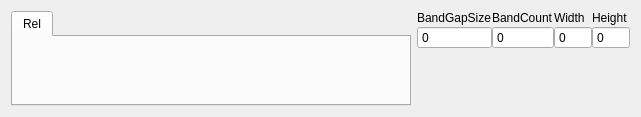
<?xml version="1.0" encoding="UTF-8"?>
<ui version="4.0">
 <class>BoxCarWidget</class>
 <widget class="QWidget" name="BoxCarWidget">
  <property name="geometry">
   <rect>
    <x>0</x>
    <y>0</y>
    <width>638</width>
    <height>117</height>
   </rect>
  </property>
  <property name="sizePolicy">
   <sizepolicy hsizetype="Minimum" vsizetype="Minimum">
    <horstretch>0</horstretch>
    <verstretch>0</verstretch>
   </sizepolicy>
  </property>
  <property name="windowTitle">
   <string>Form</string>
  </property>
  <layout class="QGridLayout" name="gridLayout_4">
   <item row="0" column="2">
    <layout class="QHBoxLayout" name="horizontalLayout_2">
     <property name="spacing">
      <number>0</number>
     </property>
     <property name="leftMargin">
      <number>0</number>
     </property>
     <property name="topMargin">
      <number>0</number>
     </property>
     <property name="rightMargin">
      <number>0</number>
     </property>
     <property name="bottomMargin">
      <number>0</number>
     </property>
     <item>
      <layout class="QVBoxLayout" name="verticalLayout_5">
       <property name="spacing">
        <number>1</number>
       </property>
       <item>
        <widget class="QLabel" name="label_5">
         <property name="sizePolicy">
          <sizepolicy hsizetype="Fixed" vsizetype="Fixed">
           <horstretch>0</horstretch>
           <verstretch>0</verstretch>
          </sizepolicy>
         </property>
         <property name="text">
          <string>BandGapSize</string>
         </property>
        </widget>
       </item>
       <item>
        <widget class="QSpinBox" name="spinBandGapSize">
         <property name="buttonSymbols">
          <enum>QAbstractSpinBox::NoButtons</enum>
         </property>
         <property name="maximum">
          <number>99</number>
         </property>
        </widget>
       </item>
      </layout>
     </item>
     <item>
      <layout class="QVBoxLayout" name="verticalLayout">
       <property name="spacing">
        <number>1</number>
       </property>
       <item>
        <widget class="QLabel" name="label">
         <property name="sizePolicy">
          <sizepolicy hsizetype="Fixed" vsizetype="Fixed">
           <horstretch>0</horstretch>
           <verstretch>0</verstretch>
          </sizepolicy>
         </property>
         <property name="text">
          <string>BandCount</string>
         </property>
        </widget>
       </item>
       <item>
        <widget class="QSpinBox" name="spinBandCount">
         <property name="buttonSymbols">
          <enum>QAbstractSpinBox::NoButtons</enum>
         </property>
         <property name="maximum">
          <number>150</number>
         </property>
        </widget>
       </item>
      </layout>
     </item>
     <item>
      <layout class="QVBoxLayout" name="verticalLayout_2">
       <property name="spacing">
        <number>1</number>
       </property>
       <item>
        <widget class="QLabel" name="label_2">
         <property name="sizePolicy">
          <sizepolicy hsizetype="Fixed" vsizetype="Fixed">
           <horstretch>0</horstretch>
           <verstretch>0</verstretch>
          </sizepolicy>
         </property>
         <property name="text">
          <string>Width</string>
         </property>
        </widget>
       </item>
       <item>
        <widget class="QSpinBox" name="spinWidth">
         <property name="buttonSymbols">
          <enum>QAbstractSpinBox::NoButtons</enum>
         </property>
         <property name="maximum">
          <number>9999</number>
         </property>
        </widget>
       </item>
      </layout>
     </item>
     <item>
      <layout class="QVBoxLayout" name="verticalLayout_3">
       <property name="spacing">
        <number>1</number>
       </property>
       <item>
        <widget class="QLabel" name="label_3">
         <property name="sizePolicy">
          <sizepolicy hsizetype="Fixed" vsizetype="Fixed">
           <horstretch>0</horstretch>
           <verstretch>0</verstretch>
          </sizepolicy>
         </property>
         <property name="text">
          <string>Height</string>
         </property>
        </widget>
       </item>
       <item>
        <widget class="QSpinBox" name="spinHeight">
         <property name="buttonSymbols">
          <enum>QAbstractSpinBox::NoButtons</enum>
         </property>
         <property name="maximum">
          <number>9999</number>
         </property>
        </widget>
       </item>
      </layout>
     </item>
    </layout>
   </item>
   <item row="1" column="2">
    <widget class="PCLineWidget" name="pcLineWidget" native="true">
     <property name="sizePolicy">
      <sizepolicy hsizetype="Minimum" vsizetype="Minimum">
       <horstretch>0</horstretch>
       <verstretch>0</verstretch>
      </sizepolicy>
     </property>
    </widget>
   </item>
   <item row="2" column="2">
    <spacer name="verticalSpacer">
     <property name="orientation">
      <enum>Qt::Vertical</enum>
     </property>
     <property name="sizeHint" stdset="0">
      <size>
       <width>20</width>
       <height>40</height>
      </size>
     </property>
    </spacer>
   </item>
   <item row="0" column="0" rowspan="3" colspan="2">
    <widget class="QTabWidget" name="tabBaxCarWidget">
     <property name="sizePolicy">
      <sizepolicy hsizetype="Minimum" vsizetype="Minimum">
       <horstretch>0</horstretch>
       <verstretch>0</verstretch>
      </sizepolicy>
     </property>
     <property name="minimumSize">
      <size>
       <width>400</width>
       <height>0</height>
      </size>
     </property>
     <property name="currentIndex">
      <number>0</number>
     </property>
     <widget class="QWidget" name="tabRel">
      <property name="sizePolicy">
       <sizepolicy hsizetype="Minimum" vsizetype="Minimum">
        <horstretch>0</horstretch>
        <verstretch>0</verstretch>
       </sizepolicy>
      </property>
      <attribute name="title">
       <string>Rel</string>
      </attribute>
      <layout class="QGridLayout" name="gridLayout">
       <property name="leftMargin">
        <number>0</number>
       </property>
       <property name="topMargin">
        <number>0</number>
       </property>
       <property name="rightMargin">
        <number>0</number>
       </property>
       <property name="bottomMargin">
        <number>0</number>
       </property>
       <property name="horizontalSpacing">
        <number>0</number>
       </property>
       <item row="0" column="0">
        <widget class="RelativePosWidget" name="relativeWidget" native="true">
         <property name="sizePolicy">
          <sizepolicy hsizetype="Minimum" vsizetype="Minimum">
           <horstretch>0</horstretch>
           <verstretch>0</verstretch>
          </sizepolicy>
         </property>
        </widget>
       </item>
      </layout>
     </widget>
    </widget>
   </item>
  </layout>
 </widget>
 <customwidgets>
  <customwidget>
   <class>PCLineWidget</class>
   <extends>QWidget</extends>
   <header>UIClass/CameraWidget/SubWidget/PCLineWidget.h</header>
   <container>1</container>
  </customwidget>
  <customwidget>
   <class>RelativePosWidget</class>
   <extends>QWidget</extends>
   <header>UIClass/CameraWidget/SubWidget/RelativePosWidget.h</header>
   <container>1</container>
  </customwidget>
 </customwidgets>
 <resources/>
 <connections/>
</ui>
